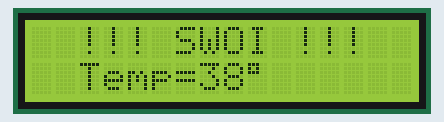
The sketch below on a simulated Arduino Uno, built with avr-gcc and run on an emulated ATmega328P. Parts: 16×2 character LCD.

Above: at 0.1 s.
At 3.1 s:
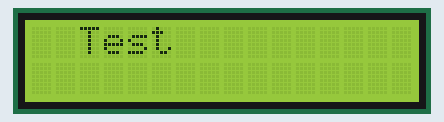

Measured:
- what the display in image 1 shows lasts 1.5 s, from 3.1 s to 4.6 s

The sketch:

C3_2cc.ino
```cpp
#include <LiquidCrystal.h>			// podłączamy bibliotekę
LiquidCrystal lcd(7, 8, 9, 10, 11, 12);	//definiujemy zmienną lcd, przez którą będziemy się 							//komunikować z modułem; podajemy do których
byte znak[8] =
{
	B11100,
	B10100,
	B11100,
	B00000,
	B00000,
	B00000,
	B00000,
	B00000
};
void setup()					// początkowa konfiguracja – część przygotowująca układ do
{						// działania
 lcd.createChar(1, znak);
 lcd.begin(16, 2);
}
void loop() 					// główna pętla
{
 lcd.print("  !!! SWOI !!!");			//wyświetlamy napis SWOI
 lcd.setCursor(0, 1);				//ustawiamy kursor w pozycji (kolumna, wiersz 0 lub 1)
 lcd.print("  Temp=38");			// wyświetlamy napis
 lcd.write(1);				// wyświetlenie wcześniej zdefiniowanego znaku
 delay(3000);  				// odczekanie 3 sekund
 lcd.clear();					// wyczyszczenie wyświetlacza
 lcd.print("  Test ");				// wyświetlenie napisu Test
 delay(1500);  				// odczekanie 1,5 sekundy
 lcd.clear();					// wyczyszczenie wyświetlacza
 }
```
